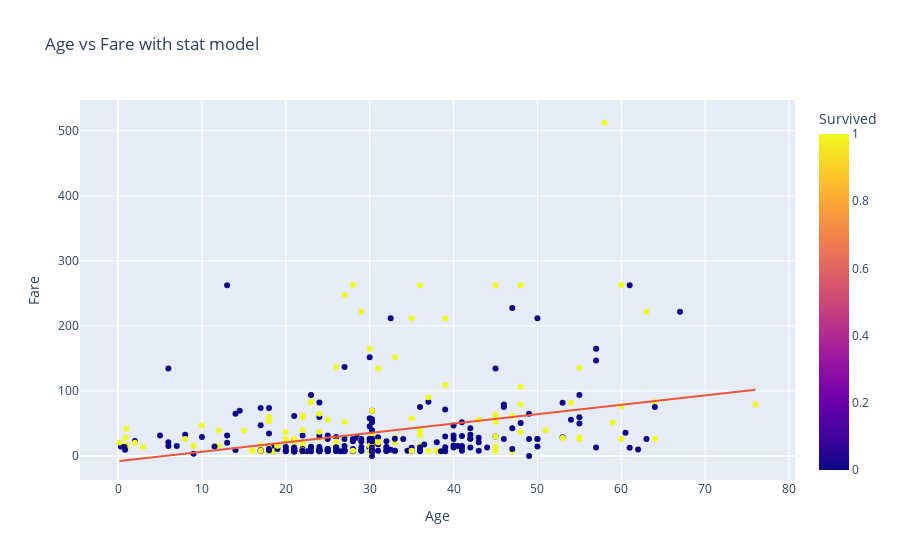

The notebook cell this image was saved under:
### Code cell
import plotly.express as px

fig = px.scatter(df, x="Age", y="Fare", color="Survived", trendline="ols", title="Age vs Fare with stat model")
fig.show()

### Figure 1 — Plotly figure (JSON) as saved in the notebook; plotly's stock layout.template omitted (floating-point values rounded to 4 significant figures; data arrays with more than 128 entries replaced by an {"elided": "..."} marker saying what was removed)
{"data": [{"hovertemplate": "Age=%{x}<br>Fare=%{y}<br>Survived=%{marker.color}<extra></extra>", "legendgroup": "", "marker": {"color": {"elided": "418 int values"}, "coloraxis": "coloraxis", "symbol": "circle"}, "mode": "markers", "name": "", "orientation": "v", "showlegend": false, "type": "scatter", "x": {"elided": "418 float values"}, "xaxis": "x", "y": {"elided": "418 float values"}, "yaxis": "y"}, {"hovertemplate": "<b>OLS trendline</b><br>Fare = 1.44435 * Age + -8.09694<br>R<sup>2</sup>=0.106798<br><br>Age=%{x}<br>Fare=%{y} <b>(trend)</b><extra></extra>", "legendgroup": "", "marker": {"symbol": "circle"}, "mode": "lines", "name": "", "showlegend": false, "type": "scatter", "x": {"elided": "418 float values"}, "xaxis": "x", "y": {"elided": "418 float values"}, "yaxis": "y"}], "layout": {"coloraxis": {"colorbar": {"title": {"text": "Survived"}}, "colorscale": [[0, "#0d0887"], [0.1111, "#46039f"], [0.2222, "#7201a8"], [0.3333, "#9c179e"], [0.4444, "#bd3786"], [0.5556, "#d8576b"], [0.6667, "#ed7953"], [0.7778, "#fb9f3a"], [0.8889, "#fdca26"], [1, "#f0f921"]]}, "legend": {"tracegroupgap": 0}, "title": {"text": "Age vs Fare with stat model"}, "xaxis": {"anchor": "y", "domain": [0, 1], "title": {"text": "Age"}}, "yaxis": {"anchor": "x", "domain": [0, 1], "title": {"text": "Fare"}}}}
